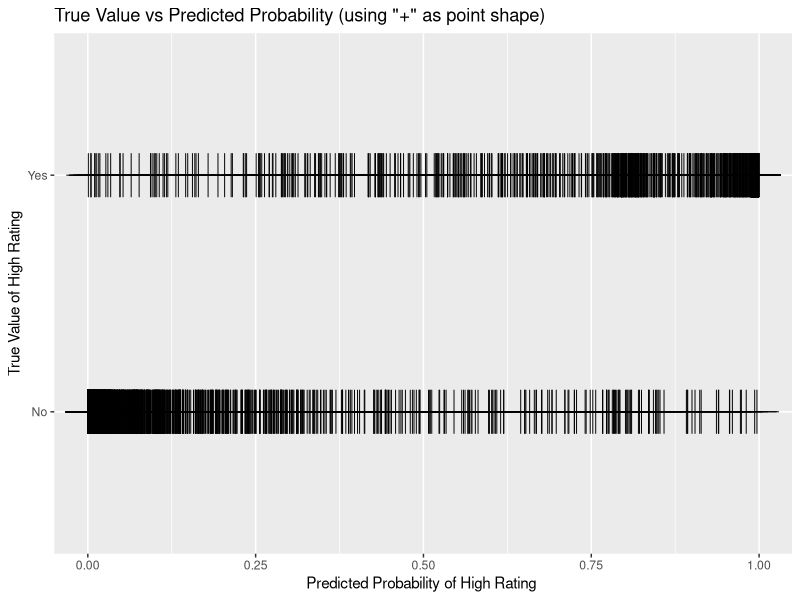
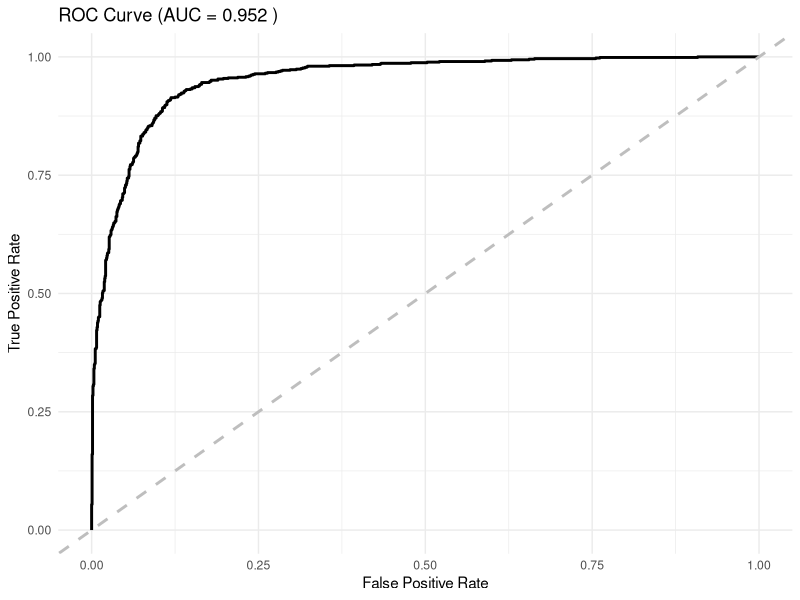
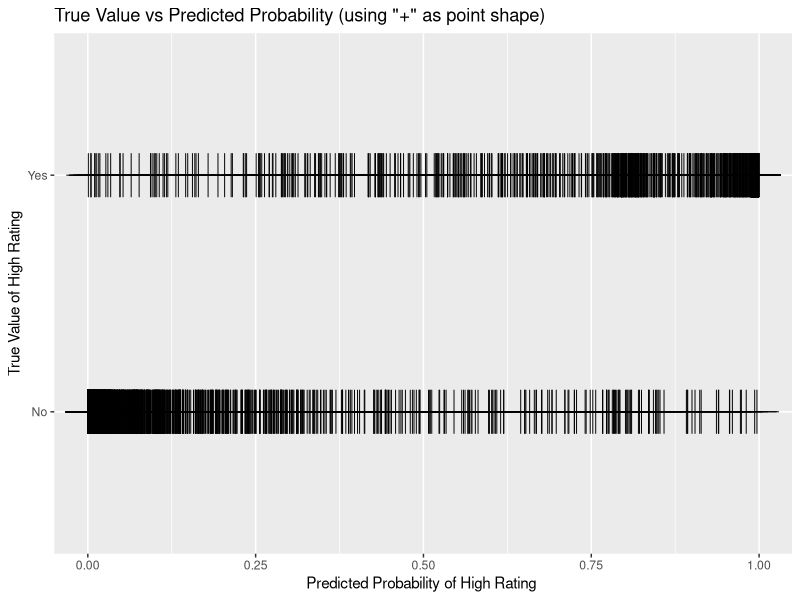
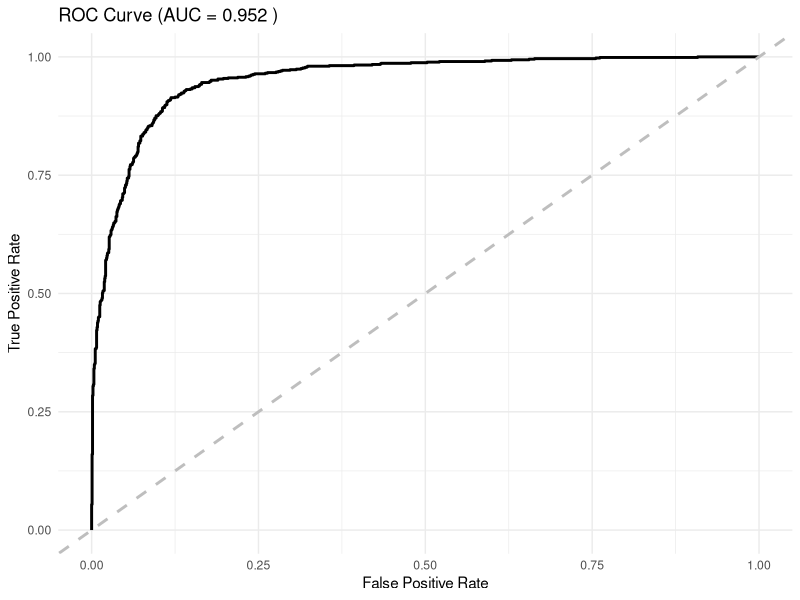

Write R code to recreate these figures, in order.
library(broom)
library(ggplot2)
library(knitr)
library(pROC)
library(tidyverse)
library(caret)

# read the data set
film <- read.csv("Group_07_Data_1.csv") %>%
  as_tibble()

# select models by removing insignificant variables from full model
model1 <- glm(formula=high_rating=="Yes"~length*budget*log(votes)+decade+genre,family=binomial(link="logit"),data=film)
summary(model1)
model2 <- glm(formula=high_rating=="Yes"~length*budget+log(votes)+decade+genre,family=binomial(link="logit"),data=film)
summary(model2)
model3 <- glm(formula=high_rating=="Yes"~length*budget+log(votes)+genre,family=binomial(link="logit"),data=film)
summary(model3)
model4 <- glm(formula=high_rating=="Yes"~length+length:budget+log(votes)+genre,family=binomial(link="logit"),data=film)
summary(model4)

# set final model
bind_rows(glance(model1),glance(model2),glance(model3),glance(model4),.id="Model") %>%
  select(Model,AIC,BIC) %>%
  mutate(Model=c("Model1","Model2","Model3","Model4")) %>%
  kable(digits=2,caption="Model comparison values for different models")
final.model <- model4

# Coefficient significance
tidy(final.model) %>%
  mutate(significance = case_when(
    p.value < 0.001 ~ "***",
    p.value < 0.01  ~ "**",
    p.value < 0.05  ~ "*",
    TRUE ~ ""
  )) %>%
  kable(digits = 3, caption = "Coefficient Significance of Final Model")

# add predictions into the data set
film <- film %>%
  mutate(high_rating_probability=predict(final.model,type="response")) %>%
  select(film_id:high_rating,high_rating_probability,everything())
write_csv(film,"Group_07_Data_2.csv")

# generate true value vs predicted probability graph
ggplot(film,aes(x=high_rating_probability,y=high_rating))+
  geom_point(shape=3,color="black",size=10)+
  labs(x="Predicted Probability of High Rating ",
       y="True Value of High Rating",
       title="True Value vs Predicted Probability (using \"+\" as point shape)")
ggsave("True Value vs Predicted Probability.png")

ROC <- roc(film$high_rating, film$high_rating_probability, levels = c("No", "Yes"))

p <- ggroc(ROC, colour = "black", size = 1, legacy.axes = TRUE) +
  geom_abline(slope = 1, intercept = 0, linetype = "dashed", colour = "grey", size = 1) +
  labs(
    title = paste("ROC Curve (AUC =", round(auc(ROC), 3), ")"),
    x = "False Positive Rate",
    y = "True Positive Rate"
  ) +
  theme_minimal()

print(p)
ggsave("ROC Curve.png", plot = p, width = 6, height = 4)

# Convert probabilities to class labels (threshold = 0.5)
film <- film %>%
  mutate(pred_class = ifelse(high_rating_probability > 0.5, "Yes", "No"))

# Convert to factors (ensure consistent levels)
film$pred_class <- factor(film$pred_class, levels = c("No", "Yes"))
film$high_rating <- factor(film$high_rating, levels = c("No", "Yes"))

# Confusion matrix
cm <- confusionMatrix(
  film$pred_class,
  film$high_rating,
  positive = "Yes"
)
cm

# Extract performance metrics
accuracy  <- cm$overall["Accuracy"]
precision <- cm$byClass["Precision"]
recall    <- cm$byClass["Recall"]
f1        <- cm$byClass["F1"]

# AUC
auc_value <- auc(ROC)

# Create summary table 
evaluation_table <- tibble(
  Model = "Logistic (Final Model)",
  Accuracy = round(accuracy, 4),
  Precision = round(precision, 4),
  Recall = round(recall, 4),
  F1 = round(f1, 4),
  AUC = round(auc_value, 4)
)

evaluation_table %>%
  kable(caption = "Model Evaluation Metrics")
